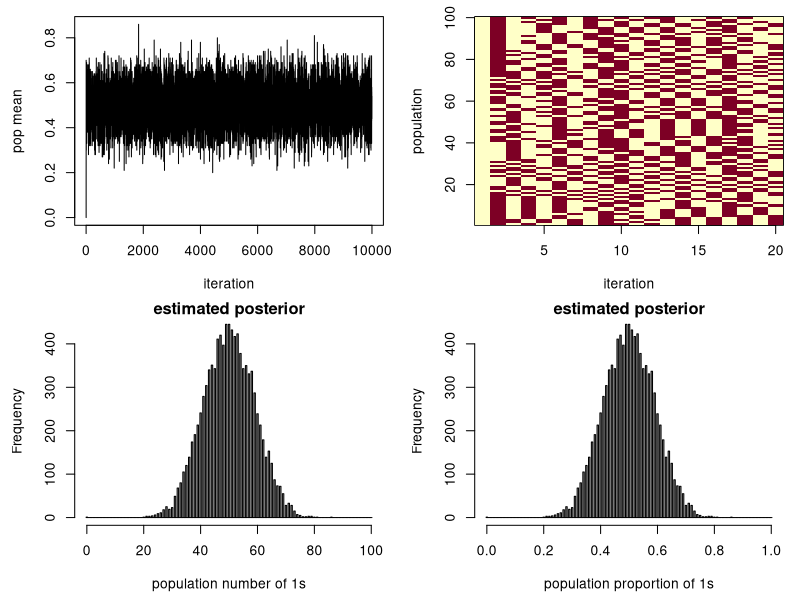

Recreate this plot in R.
# inferring a population proportion from a simple random sample
# Here let's try fixing the actual choices in the sample, leaving the
# rest of the population as uncertain.
# Dumb example of Dave's trying to understand how mcmc (or other sampling-based
# approaches) can be used to produce posterior realizations of a population
# given different kinds of samples.  Here we take a simple random sample of
# size n from a population of size N

# something simple and binary
# set small=T if we want a small problem, otherwise F for a big one
small=F
if(small){
# use small population size so that the "finite population size" correction
# is relevant here (not that we use it, it's automatically accounted for in
# the Bayesian inference).
 N = 10
 # a smaller sample 
 y = c(1,0,1,0,1,0,1); n = length(y)
} else{
 # a setting where the clt should kick in
 N = 100
 # a larger sample 
 y = c(1,0,1,0,1,0,1,0,1,1,1,0,0,0,0,0,0,0,1,1,1,1); n = length(y)
}


# Prior 1:   All configurations of 10 1's or 0's are
# equally likely, for now, order counts.  So this prior gives more probability
# to populations with half 1's, and half 0's. Here, 
#  > sample(c(0,1),size=N,replace=T)
# will produce a prior draw.  

# Prior 2: An (better) alternative is to give any value of true
# p equal weight, so that a population with x 1's has prior mass 1/choose(N,x).
# This gives a uniform distribution for p, which is likely more sensible.

# posterior for the population Y given the sample y; use Prior 2
logpost = function(Y,y){
 # log of the posterior for the population with a srs of y, the outcomes
 # are either 0 or 1.
 N = length(Y); n=length(y)
 X = sum(Y); x = sum(y)
  # reject any y which is impossible
 if(x > X) return(-9e9)
 if(n-x > N-X) return(-9e9)
 llike = dhyper(x,X,N-X,n,log=T) # prob of this sample with x 1's | Y
 lprior = -lchoose(N,X)
 return(llike+lprior)
}

# now let's try it

 # # of mcmc iterations
Niter = 10000
Ysamp = matrix(0,ncol=Niter,nrow=N)
 # initial draw of the population
#Ysamp[,1]=sample(c(0,1),size=N,replace=T)
 # initial log posterior density
lp0 = logpost(Ysamp[,1],y)

# carry out (antithetic) Metropolis sampling
for(i in 2:Niter){
  Ycur = Ysamp[,i-1]
  for(k in 1:N){
    can = Ycur; can[k] = ifelse(Ycur[k]==1,0,1)
    lpcan <- logpost(can,y)
    u <- runif(1)
    if(log(u) < (lpcan - lp0)){
       # accept the proposal
      Ycur <- can
      lp0 <- lpcan # update the posterior density
    } else{
      Ycur <- Ycur # set the new value to the old value; leave logpost as is.
    }
  }
  Ysamp[,i] = Ycur
}
 # look at the 1st 5 iterations of the mcmcm output
Ysamp[,1:5]
 # see the estimated posterior distribution for p
par(mfrow=c(2,2),oma=c(0,0,0,0),mar=c(4.5,4.5,1,1))
plot(apply(Ysamp,2,mean),type='l',xlab='iteration',ylab='pop mean')
image(1:20,1:N,t(Ysamp[,1:20]),xlab='iteration',ylab='population')
hist(apply(Ysamp,2,sum),breaks=seq(0-.25,N+.25,by=.5),col='grey70',
  xlab="population number of 1s",main='estimated posterior')
hist(apply(Ysamp,2,sum)/N,breaks=seq(0-.25,N+.25,by=.5)/N,col='grey70',
  xlab="population proportion of 1s",main='estimated posterior')


